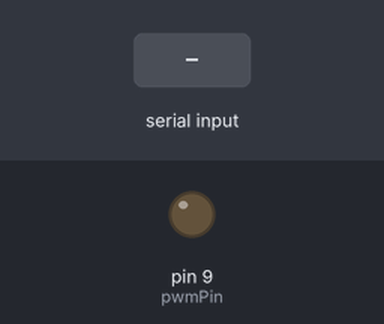
Recording of a sketch running on a simulated Arduino Uno, built with avr-gcc and run on an emulated ATmega328P. Parts: output pins drawn as LEDs (lit = HIGH). The test bench sets the inputs (shaded band).

Above: at 1.2 s.
1.3 s: "90,45\n" received over Serial
At 2.1 s:
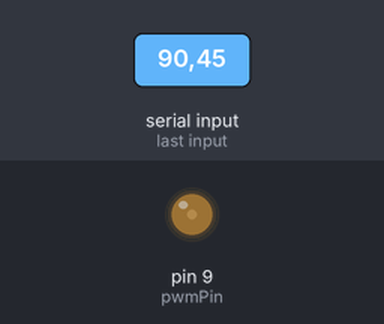
3.8 s: "30,150\n" received over Serial
At 4.4 s:
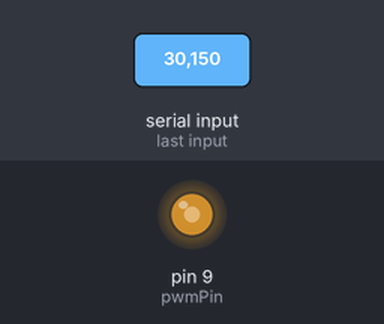
6.3 s: "200\n" received over Serial
At 7.1 s:
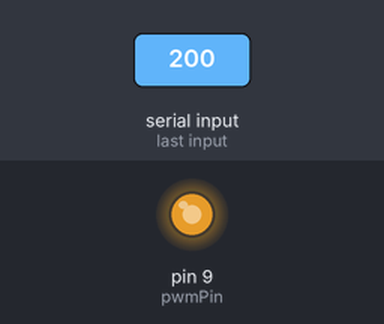
Timing chart, 0 to 9.3 s (numbered marks = the images above; inputs shaded):
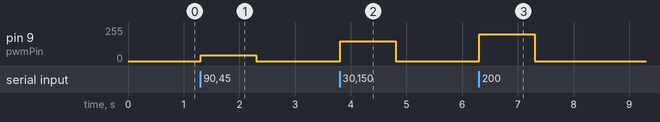

The sketch:

serial_receive.ino
```cpp
const int pwmPin =  9; // Remplacez par le numéro de broche PWM de votre Arduino


void setup() {
  Serial.begin(9600); // Assurez-vous que cela correspond au baud rate de TouchDesigner
  pinMode(pwmPin, OUTPUT);
}

void loop() {
  if (Serial.available()) {
    int pwmValue = Serial.parseInt();
    analogWrite(pwmPin, pwmValue);
  }
}
```

Measured:
- after the input at 1.3 s, pin 9 (pwmPin): 0/255 → 45/255 at once, → 0/255 1.0 s later
- after the input at 3.8 s, pin 9 (pwmPin): 0/255 → 150/255 at once, → 0/255 1.0 s later
- after the input at 6.3 s, pin 9 (pwmPin): 0/255 → 200/255 at once, → 0/255 1.0 s later
